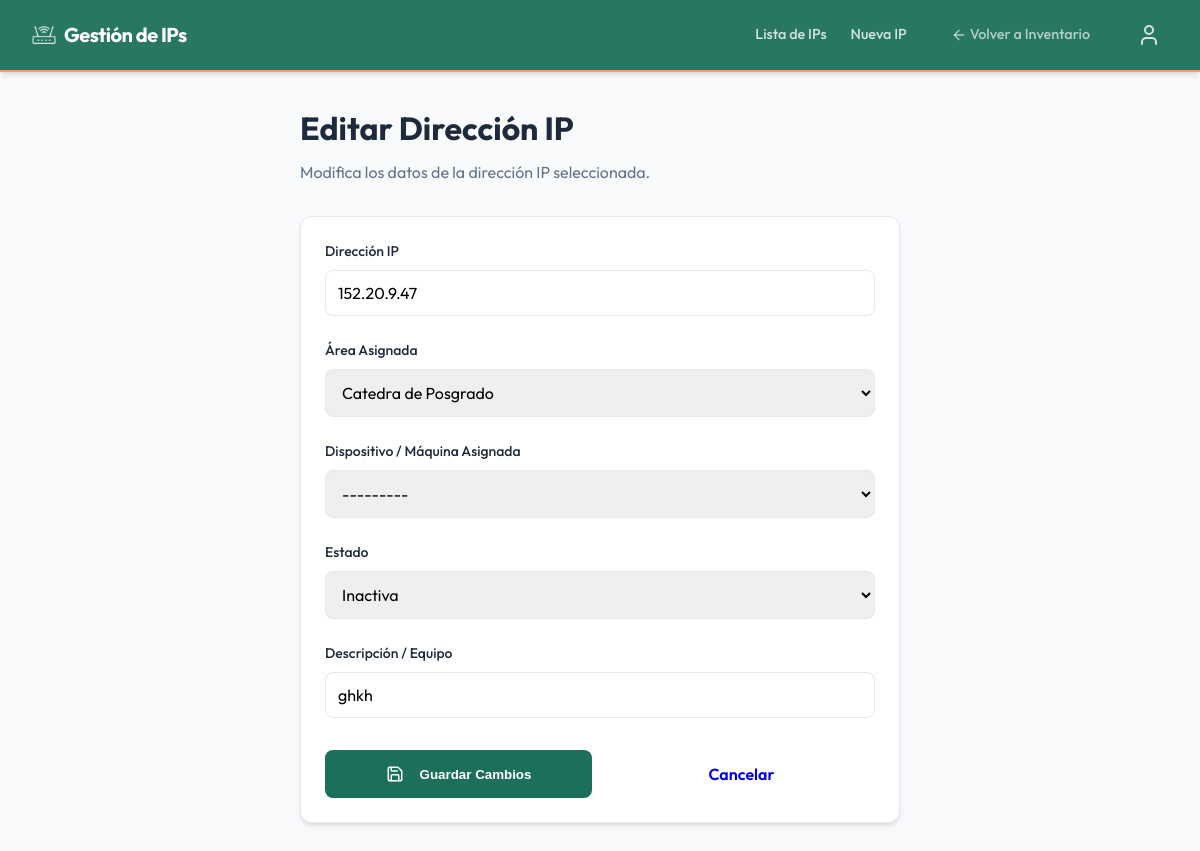
The page /ips/3/editar/ (signed in) on the database its author committed.
### gestion_ips/models.py (models this page shows, shortened)
class DireccionIP(models.Model):
    ESTADOS = [
        ('ACTIVA', 'Activa'),
        ('INACTIVA', 'Inactiva'),
        ('RESERVADA', 'Reservada'),
    ]
    direccion_ip = models.GenericIPAddressField(unique=True, verbose_name="Dirección IP")
    area = models.ForeignKey(Area, on_delete=models.SET_NULL, null=True, blank=True, verbose_name="Área Asignada", related_name="ips")
    dispositivo = models.OneToOneField(Item, on_delete=models.SET_NULL, null=True, blank=True, verbose_name="Dispositivo / Máquina Asignada", related_name="ip_asignada")
    descripcion = models.CharField(max_length=200, blank=True, null=True, verbose_name="Descripción / Equipo")
    estado = models.CharField(max_length=20, choices=ESTADOS, default='ACTIVA', verbose_name="Estado")
    fecha_actualizacion = models.DateTimeField(auto_now=True, verbose_name="Última actualización")
    class Meta:
        verbose_name = "Dirección IP"
        verbose_name_plural = "Direcciones IP"
        ordering = ['direccion_ip']

### gestion_ips/views.py (the view, shortened to what this page needs)
# urls.py: path('<int:pk>/editar/', views.IPUpdateView.as_view(), name='ip_update'),
class IPUpdateView(LoginRequiredMixin, UpdateView):
    model = DireccionIP
    form_class = IPForm
    template_name = 'gestion_ips/ip_form.html'
    success_url = reverse_lazy('ip_list')

### gestion_ips/forms.py
class IPForm(forms.ModelForm):
    class Meta:
        model = DireccionIP
        fields = ['direccion_ip', 'area', 'dispositivo', 'estado', 'descripcion']
        widgets = {
            'direccion_ip': forms.TextInput(attrs={'class': 'form-control', 'placeholder': 'Ej. 192.168.1.50'}),
            'area': forms.Select(attrs={'class': 'form-control'}),
            'dispositivo': forms.Select(attrs={'class': 'form-control'}),
            'estado': forms.Select(attrs={'class': 'form-control'}),
            'descripcion': forms.TextInput(attrs={'class': 'form-control', 'placeholder': 'Ej. PC Recepción (Opcional)'}),
        }

### inventario/models.py (called while the page is built)
    def __str__(self):
        return self.nombre

    def __str__(self):
        return self.nombre

### templates/gestion_ips/ip_form.html (shortened to what this page needs)
{% extends 'base_ips.html' %}
{% block content %}
<div style="max-width: 600px; margin: 0 auto;">
    <div class="header-actions" style="margin-bottom: 2rem;">
        <h1 style="margin: 0;">{% if object %}Editar Dirección IP{% else %}Nueva Dirección IP{% endif %}</h1>
        <p style="color: var(--text-muted); margin-top: 0.5rem;">
            {% if object %}Modifica los datos de la dirección IP seleccionada.{% else %}Registra una nueva dirección IP en el sistema.{% endif %}
        </p>
    </div>
    <div class="card">
        <form method="post">
            {% for field in form %}
            <div class="form-group" style="margin-bottom: 1.5rem;">
                <label for="{{ field.id_for_label }}" style="display: block; margin-bottom: 0.5rem; font-weight: 500;">
                    {{ field.label }}
                </label>
                {{ field }}
            </div>
            {% endfor %}
            <div style="display: flex; gap: 1rem; margin-top: 2rem;">
                <button type="submit" class="btn btn-primary" style="flex: 1;">
                    <i data-lucide="save" style="margin-right: 0.5rem; width: 18px; height: 18px; vertical-align: text-bottom;"></i>
                    {% if object %}Guardar Cambios{% else %}Registrar IP{% endif %}
                </button>
                <a href="{% url 'ip_list' %}" class="btn btn-secondary" style="flex: 1; text-align: center;">Cancelar</a>
            </div>
        </form>
    </div>
</div>
{% endblock %}

### static/css/main.css (style rules this page uses)
:root { --primary: #1c705b; --primary-dark: #145041; --primary-light: #2a9d82; --accent: #f4a261; --bg: #f8fafc; --card-bg: #ffffff; --text: #1e293b; --text-muted: #64748b; --border: #e2e8f0; --shadow: 0 4px 6px -1px rgb(0 0 0 / 0.1), 0 2px 4px -2px rgb(0 0 0 / 0.1); --radius: 12px; }
* { margin: 0; padding: 0; box-sizing: border-box; }
body { font-family: 'Outfit', 'Inter', system-ui, -apple-system, sans-serif; background-color: var(--bg); color: var(--text); line-height: 1.5; }
.card { background: var(--card-bg); padding: 1.5rem; border-radius: var(--radius); border: 1px solid var(--border); box-shadow: var(--shadow); transition: transform 0.2s, box-shadow 0.2s; }
.btn { display: inline-flex; align-items: center; justify-content: center; padding: 0.75rem 1.5rem; border-radius: 8px; font-weight: 600; cursor: pointer; transition: all 0.2s; border: none; text-decoration: none; gap: 0.5rem; }
.btn-primary { background-color: var(--primary); color: white; }
.form-group { margin-bottom: 1.5rem; }
label { display: block; font-size: 0.875rem; font-weight: 600; margin-bottom: 0.5rem; color: var(--text); }
input, select, textarea { width: 100%; max-width: 100%; padding: 0.75rem; border-radius: 8px; border: 1px solid var(--border); font-family: inherit; font-size: 1rem; }
select { text-overflow: ellipsis; overflow: hidden; white-space: nowrap; }

### rows shown on the page
DireccionIP: form "152.20.9.47" "Catedra de Posgrado" "---------" "Inactiva" "ghkh"

### other values the page prints
{{ field.label }} "Dirección IP" "Área Asignada" "Dispositivo / Máquina Asignada" "Estado" "Descripción / Equipo"
